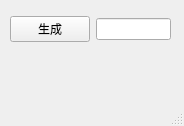
<?xml version="1.0" encoding="UTF-8"?>
<ui version="4.0">
 <class>MainWindow</class>
 <widget class="QMainWindow" name="MainWindow">
  <property name="geometry">
   <rect>
    <x>0</x>
    <y>0</y>
    <width>184</width>
    <height>126</height>
   </rect>
  </property>
  <property name="windowTitle">
   <string>MainWindow</string>
  </property>
  <widget class="QWidget" name="centralwidget">
   <widget class="QWidget" name="">
    <property name="geometry">
     <rect>
      <x>10</x>
      <y>10</y>
      <width>161</width>
      <height>38</height>
     </rect>
    </property>
    <layout class="QHBoxLayout" name="horizontalLayout">
     <item>
      <widget class="QPushButton" name="pushButton">
       <property name="text">
        <string>生成</string>
       </property>
      </widget>
     </item>
     <item>
      <widget class="QLineEdit" name="lineEdit"/>
     </item>
    </layout>
   </widget>
  </widget>
  <widget class="QMenuBar" name="menubar">
   <property name="geometry">
    <rect>
     <x>0</x>
     <y>0</y>
     <width>184</width>
     <height>35</height>
    </rect>
   </property>
  </widget>
  <widget class="QStatusBar" name="statusbar"/>
 </widget>
 <resources/>
 <connections/>
</ui>
